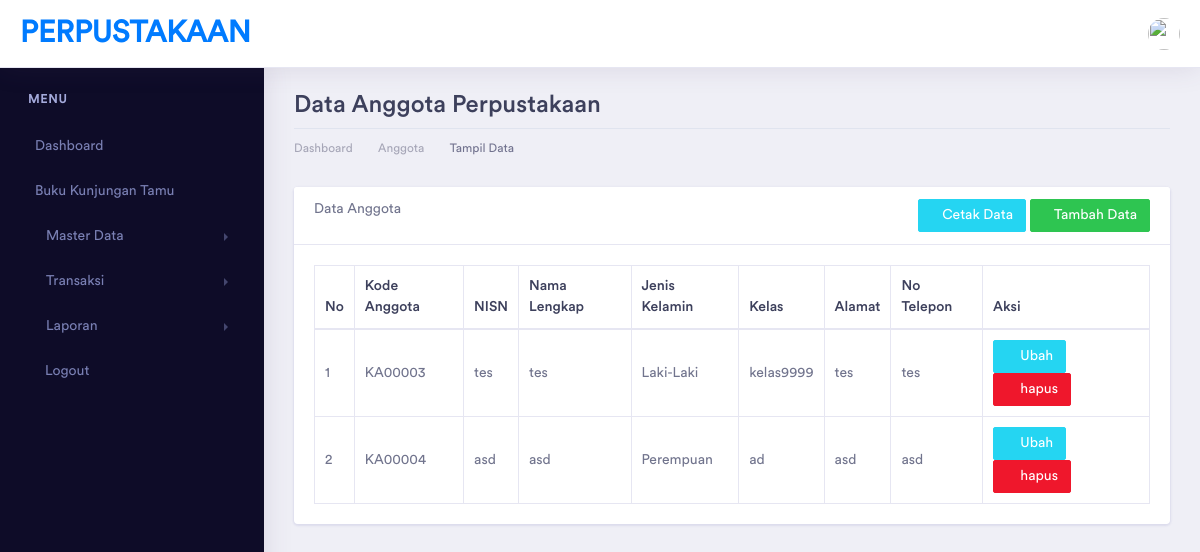
/index.php/anggota, run on the app's committed database.
### tables this page shows
CREATE TABLE `anggota` (
  `id_anggota` int(5) NOT NULL,
  `kd_anggota` varchar(10) NOT NULL,
  `nisn` varchar(100) NOT NULL,
  `nama_anggota` varchar(100) NOT NULL,
  `jenis_kelamin` enum('L','P') NOT NULL,
  `kelas_id` int(5) NOT NULL,
  `alamat` varchar(100) NOT NULL,
  `no_telp` varchar(13) NOT NULL,
  `username` varchar(50) NOT NULL,
  `password` varchar(100) NOT NULL,
  `role_id` int(10) NOT NULL
);

CREATE TABLE `kelas` (
  `id_kelas` int(5) NOT NULL,
  `kd_kelas` varchar(10) NOT NULL,
  `nama_kelas` varchar(20) NOT NULL,
  `jumlah_siswa` int(3) NOT NULL
);

### application/controllers/Anggota.php (called while the page is built, shortened)
<?php
class Anggota extends CI_Controller {
    function __construct()
    {
        $this->load->model(array('KelasModel','AnggotaModel'));
    }
	public function index()
	{
        $data['title'] = "Data Anggota Perpustakaan | PERPUSTAKAAN";
        $data['anggota'] = $this->AnggotaModel->get_anggota();
        $data['kelas'] = $this->KelasModel->get_kelas();
		$this->load->view('template/header', $data);
        $this->load->view('template/sidebar');
        $this->load->view('anggota/anggota_read', $data);
        $this->load->view('template/footer');
	}
}

### index.php (called while the page is built, shortened)
<?php
require_once BASEPATH.'core/CodeIgniter.php';

### application/models/AnggotaModel.php (called while the page is built, shortened)
<?php
class AnggotaModel extends CI_Model {
    public function get_anggota()
    {
        $q = "select anggota.*, kelas.nama_kelas from anggota inner join kelas on anggota.kelas_id = kelas.id_kelas";
        return $this->db->query($q)->result();
    }
}

### application/views/anggota/anggota_read.php (the view)
<div class="dashboard-wrapper">
    <div class="container-fluid dashboard-content">
        <div class="row">
            <div class="col-xl-12 col-lg-12 col-md-12 col-sm-12 col-12">
                <div class="page-header">
                    <h2 class="pageheader-title">Data Anggota Perpustakaan </h2>
                    <div class="page-breadcrumb">
                        <nav aria-label="breadcrumb">
                            <ol class="breadcrumb">
                                <li class="breadcrumb-item"><a href="<?= base_url('home')?>" class="breadcrumb-link">Dashboard</a></li>
                                <li class="breadcrumb-item"><a href="<?= base_url('anggota')?>" class="breadcrumb-link">Anggota</a></li>
                                <li class="breadcrumb-item active" aria-current="page">Tampil Data</li>
                            </ol>
                        </nav>
                    </div>
                </div>
            </div>
        </div>
        <div class="row">
            <div class="col-xl-12 col-lg-12 col-md-12 col-sm-12 col-12">
                <div class="card">
                    <div class="card-header">
                        Data Anggota
                        <a href="<?= base_url('anggota/tambah')?>" class="btn btn-sm btn-success float-right">
                            <i class="fa fa-plus"></i>Tambah Data
                        </a>
                        <a href="#" target="_blank" class="btn btn-sm btn-info float-right mr-1">
                            <i class="fa fa-print"></i>Cetak Data
                        </a>
                    </div>
                    <div class="card-body">
                        <table class="table table-bordered">
                            <thead>
                                <tr>
                                    <th>No</th>
                                    <th>Kode Anggota</th>
                                    <th>NISN</th>
                                    <th>Nama Lengkap</th>
                                    <th>Jenis Kelamin</th>
                                    <th>Kelas</th>
                                    <th>Alamat</th>
                                    <th>No Telepon</th>
                                    <th>Aksi</th>
                                </tr>
                            </thead>
                            <tbody>
                                <?php
                                    $no = 1;
                                    foreach($anggota as $a){
                                        if ($a->jenis_kelamin==="P"){
                                            $jkel = "<td>Perempuan</td>";
                                        } else {
                                            $jkel = "<td>Laki-Laki</td>";
                                        }
                                        echo "<tr>
                                            <td>".$no++."</td>
                                            <td>".$a->kd_anggota."</td>
                                            <td>".$a->nisn."</td>
                                            <td>".$a->nama_anggota."</td>
                                            ".$jkel."
                                            <td>".$a->nama_kelas."</td>
                                            <td>".$a->alamat."</td>
                                            <td>".$a->no_telp."</td>
                                            <td>
                                                <a href=".base_url('anggota/ubah/'.$a->id_anggota)." class='btn btn-info btn-sm'>
                                                    <i class='fa fa-edit'></i> Ubah
                                                </a>
                                                <a href=".base_url('anggota/hapus/'.$a->id_anggota)." class='btn btn-danger btn-sm'
                                                    onclick='return confirm(\"ingin hapus data ini?\")'>
                                                    <i class='fa fa-trash'></i> hapus
                                                </a>
                                            </td>
                                            </tr>";
                                    }
                                ?>
                            </tbody>
                        </table>
                    </div>
                </div>
            </div>
        </div>
    </div>
</div>

### data on the page
anggota: kd_anggota "KA00003", nisn "tes", nama_anggota "tes", jenis_kelamin "Laki-Laki", kelas.nama_kelas "kelas9999", alamat "tes", no_telp "tes"
anggota: kd_anggota "KA00004", nisn "asd", nama_anggota "asd", jenis_kelamin "Perempuan", kelas.nama_kelas "ad", alamat "asd", no_telp "asd"
